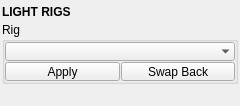
<?xml version="1.0" encoding="UTF-8"?>
<ui version="4.0">
 <class>QtUi</class>
 <widget class="QMainWindow" name="QtUi">
  <property name="enabled">
   <bool>true</bool>
  </property>
  <property name="geometry">
   <rect>
    <x>0</x>
    <y>0</y>
    <width>240</width>
    <height>100</height>
   </rect>
  </property>
  <property name="accessibleDescription">
   <string>Save the scene's lights as named rigs, swap between them, and restore any one.</string>
  </property>
  <widget class="QWidget" name="central_widget">
   <property name="minimumSize">
    <size>
     <width>240</width>
     <height>0</height>
    </size>
   </property>
   <layout class="QVBoxLayout" name="verticalLayout">
    <property name="spacing">
     <number>2</number>
    </property>
    <property name="leftMargin">
     <number>2</number>
    </property>
    <property name="topMargin">
     <number>2</number>
    </property>
    <property name="rightMargin">
     <number>2</number>
    </property>
    <property name="bottomMargin">
     <number>2</number>
    </property>
    <item>
     <layout class="QVBoxLayout" name="main_layout">
      <property name="spacing">
       <number>1</number>
      </property>
      <property name="sizeConstraint">
       <enum>QLayout::SetFixedSize</enum>
      </property>
      <property name="leftMargin">
       <number>0</number>
      </property>
      <property name="topMargin">
       <number>0</number>
      </property>
      <property name="rightMargin">
       <number>0</number>
      </property>
      <property name="bottomMargin">
       <number>0</number>
      </property>
      <item>
       <widget class="Header" name="header">
        <property name="minimumSize">
         <size>
          <width>0</width>
          <height>19</height>
         </size>
        </property>
        <property name="maximumSize">
         <size>
          <width>999</width>
          <height>19</height>
         </size>
        </property>
        <property name="font">
         <font>
          <weight>75</weight>
          <bold>true</bold>
         </font>
        </property>
        <property name="text">
         <string>LIGHT RIGS</string>
        </property>
       </widget>
      </item>
      <item>
       <widget class="QGroupBox" name="main_group">
        <property name="title">
         <string>Rig</string>
        </property>
        <layout class="QVBoxLayout" name="rig_layout">
         <property name="spacing">
          <number>1</number>
         </property>
         <property name="leftMargin">
          <number>0</number>
         </property>
         <property name="topMargin">
          <number>0</number>
         </property>
         <property name="rightMargin">
          <number>0</number>
         </property>
         <property name="bottomMargin">
          <number>0</number>
         </property>
         <item>
          <widget class="ComboBox" name="cmb000">
           <property name="minimumSize">
            <size>
             <width>180</width>
             <height>19</height>
            </size>
           </property>
           <property name="maximumSize">
            <size>
             <width>999</width>
             <height>19</height>
            </size>
           </property>
           <property name="toolTip">
            <string>The rig library. Picking a rig shows it; Apply puts it in the scene. ＋ saves the scene's rig; ☰ renames, duplicates, locks, compares and deletes.</string>
           </property>
           <property name="editable">
            <bool>false</bool>
           </property>
           <property name="maxVisibleItems">
            <number>30</number>
           </property>
           <property name="sizeAdjustPolicy">
            <enum>QComboBox::AdjustToContents</enum>
           </property>
           <property name="frame">
            <bool>false</bool>
           </property>
          </widget>
         </item>
         <item>
          <layout class="QHBoxLayout" name="button_layout">
           <property name="spacing">
            <number>1</number>
           </property>
           <item>
            <widget class="PushButton" name="b000">
             <property name="minimumSize">
              <size>
               <width>0</width>
               <height>19</height>
              </size>
             </property>
             <property name="maximumSize">
              <size>
               <width>16777215</width>
               <height>19</height>
              </size>
             </property>
             <property name="toolTip">
              <string>Swap the scene's rig for the one picked. Lights outside its group are never deleted; Swap Back returns.</string>
             </property>
             <property name="text">
              <string>Apply</string>
             </property>
            </widget>
           </item>
           <item>
            <widget class="PushButton" name="b001">
             <property name="minimumSize">
              <size>
               <width>0</width>
               <height>19</height>
              </size>
             </property>
             <property name="maximumSize">
              <size>
               <width>16777215</width>
               <height>19</height>
              </size>
             </property>
             <property name="toolTip">
              <string>Return to the rig the last Apply replaced (press again to toggle back).</string>
             </property>
             <property name="text">
              <string>Swap Back</string>
             </property>
            </widget>
           </item>
          </layout>
         </item>
        </layout>
       </widget>
      </item>
      <item>
       <widget class="Footer" name="footer" native="true">
        <property name="minimumSize">
         <size>
          <width>0</width>
          <height>19</height>
         </size>
        </property>
        <property name="maximumSize">
         <size>
          <width>16777215</width>
          <height>19</height>
         </size>
        </property>
       </widget>
      </item>
     </layout>
    </item>
   </layout>
  </widget>
 </widget>
 <customwidgets>
  <customwidget>
   <class>Footer</class>
   <extends>QWidget</extends>
   <header>uitk.widgets.footer</header>
  </customwidget>
  <customwidget>
   <class>Header</class>
   <extends>QLabel</extends>
   <header>uitk.widgets.header.Header.h</header>
  </customwidget>
  <customwidget>
   <class>ComboBox</class>
   <extends>QComboBox</extends>
   <header>uitk.widgets.comboBox.ComboBox.h</header>
  </customwidget>
  <customwidget>
   <class>PushButton</class>
   <extends>QPushButton</extends>
   <header>widgets.pushbutton.h</header>
  </customwidget>
 </customwidgets>
 <resources/>
 <connections/>
</ui>
